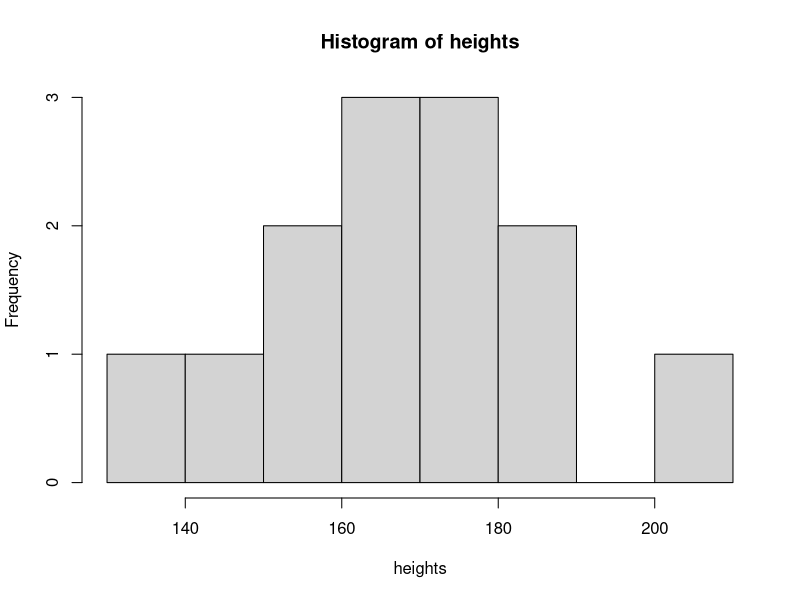
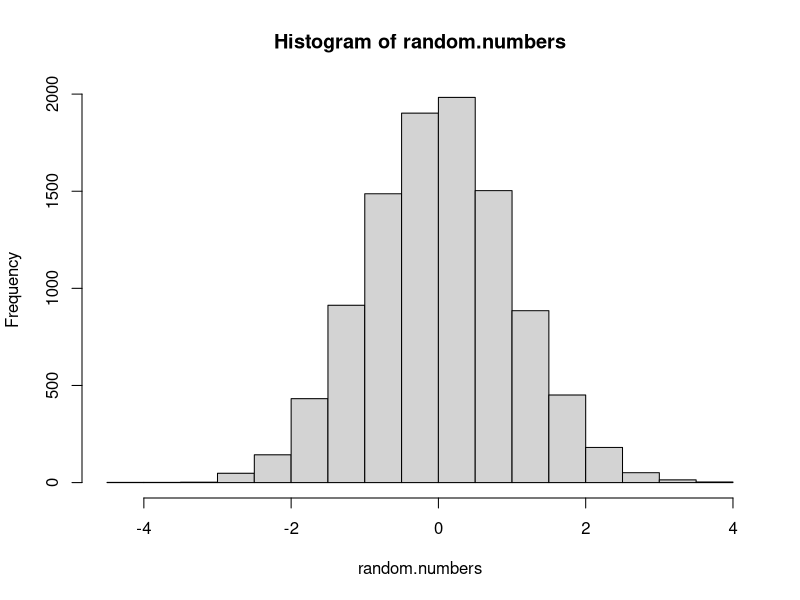

The R source for these figures, in order: (Note: this script raises an error after producing the figures.)
## ---- chunk 1
# ignore all this for the moment; it will be explained below
knitr::opts_chunk$set(echo = TRUE, collapse=TRUE, cache=TRUE)
## ---- chunk 2
head(mtcars)
## ---- chunk 3
meaning.of.life <- 42
## ---- chunk 4
meaning.of.life <- 42
meaning.of.life
## ---- chunk 5
one.score <- 20
four.score.years.and.ten <- one.score * 4 + 10
four.score.years.and.ten
## ---- chunk 6
# this is a vector of heights, in cm
heights <- c(203, 148, 156, 158, 167, 162, 172, 164, 172, 187, 134, 182, 175)
heights
## ---- chunk 7
names <- c("Ben", "Joe", "Sue", "Rosa")
names
## ---- chunk 8
my.vector <- c(10, 20, 30, 40)
## ---- chunk 9
my.vector
## ---- chunk 10
my.vector[1]
## ---- chunk 11
elements.to.grab <- c(4, 5)
heights[elements.to.grab]
## ---- chunk 12
first.two.elements <- heights[c(1, 2)]
first.two.elements
## ---- chunk 13
mean(heights)
## ---- chunk 14
length(heights)
median(heights)
sd(heights)
min(heights)
max(heights)
range(heights)
IQR(heights)
## ---- chunk 15
height.quantiles <- quantile(heights)
height.quantiles
## ---- chunk 16
# grab the third element
height.quantiles[3]

# assign the first element to a variable
min.height <- height.quantiles[1]
min.height
## ---- chunk 17
hist(heights)
## ---- chunk 18
# these are the raw values
heights

# takes the sqrt of each value and returns a vector of all the square roots
sqrt(heights)
## ---- chunk 19
heights / 100
## ---- chunk 20
paste("Once", "upon", "a", "time")
## ---- chunk 21
bottles <- c(100, 99, 98, "...")
paste(bottles, "green bottles hanging on the wall")
## ---- chunk 22
1:10
## ---- chunk 23
# make a sequence, specifying the interval between them
seq(from=0.1, to=2, by=.1)
## ---- chunk 24
# 10 uniformly distributed random numbers between 0 and 1
runif(10)

# 1,000 uniformly distributed random numbers between 1 and 100
my.numbers <- runif(1000, 1, 10)

# 10 random-normal numbers with mean 10 and SD=1
rnorm(10, mean=10)

# 10 random-normal numbers with mean 10 and SD=5
rnorm(10, 10, 5)
## ---- chunk 25
random.numbers <- rnorm(10000)
hist(random.numbers)
## ---- chunk 26
# repeat something N times
rep("Apple pie", 10)
## ---- chunk 27
# repeat a short vector, combining into a single longer vector
rep(c("Custard", "Gravy"), 5)
## ---- chunk 28
# make a sequence and then sort it
countdown <- 100:1
sort(countdown)
## ---- chunk 29
# generate some random data (here, ages in years)
ages <- round(rnorm(10, mean=40, sd=10))

# get the rank order of elements (i.e. what their positions would be if the vector was sorted)
ages
rank(ages, ties.method="first")
## ---- chunk 30
# you could even label the vector of ages if you wanted
labels <- paste("Position:", rank(ages, ties.method="first"))
names(ages) <- labels
ages
## ---- chunk 31
# return the unique values in a vector
unique( rep(1:10, 100) )
## ---- chunk 32
confusing.vector <- c(1, 2, 3, "Wibble")
first.element <- confusing.vector[1]
sqrt(first.element)
## ---- chunk 33
typeof(1:10)
typeof(runif(10))
typeof(c(1, 2, "Wibble"))
## ---- chunk 34
my.list <- list(2, 2, "Wibble")
## ---- chunk 35
my.list[[1]]
## ---- chunk 36
my.list[[1]] * my.list[[2]]
## ---- chunk 37
my.party <- list(number.guests=8, when="Friday", drinks = c("Juice", "Beer", "Whisky"))
## ---- chunk 38
my.party$when
## ---- chunk 39
my.party$drinks[1]
## ---- chunk 40
sqrt(1:10) * 10
## ---- chunk 41
library(ggplot2)
## ---- chunk 42
qplot(mtcars$mpg)
## ---- chunk 43
Hmisc::hist.data.frame(mtcars)
## ---- chunk 44
library(dplyr)

data_frame(
  person = 1:10,
  group = rep(c("A", "B"), 5),
  score = runif(10),
  position = rank(score)
)
## ---- chunk 45
pairs(mtcars)
## ---- chunk 46
mtcars %>% select(mpg, disp, wt) %>% 
  pairs
## ---- chunk 47
lm(mpg ~ wt + disp, data=mtcars)
## ---- chunk 48
m.1 <- lm(mpg ~ wt + disp, data=mtcars)
## ---- chunk 49
summary(m.1)
## ---- chunk 50
m.2 <- lm(mpg ~ vs + am + vs:am, data=mtcars)
anova(m.2)
